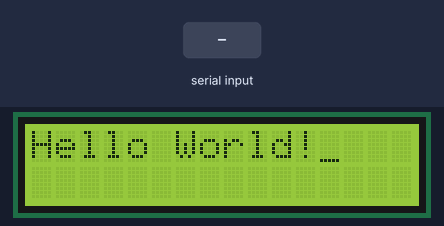
Recording of a sketch running on a simulated Arduino Uno, built with avr-gcc and run on an emulated ATmega328P. On the bench: 16×2 character LCD. The test bench sets the inputs (shaded band). What the sketch prints to the serial monitor is not drawn.

Above: at 1.2 s.
1.3 s: "1" received over Serial
At 3.1 s:
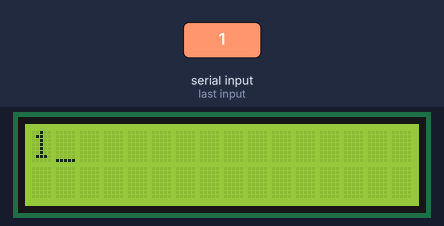
3.9 s: "0" received over Serial
At 6.2 s:
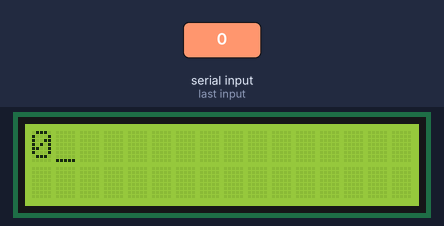
6.5 s: "2" received over Serial
At 8.3 s:
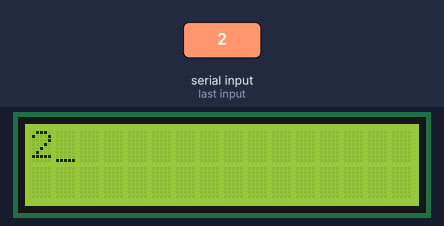
Timing chart, 0 to 9.8 s (numbered marks = the images above; inputs shaded):
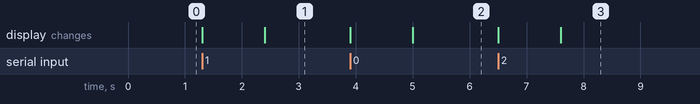

The sketch:

LCD.ino
```cpp
#include <LiquidCrystal.h>
LiquidCrystal lcd(12, 11, 5, 4, 3, 2);
int incomingByte, x, y;
String input = "";
void setup() {
lcd.begin(16, 2);
Serial.begin(9600);
lcd.print("Hello World!");
lcd.cursor();

}
void loop() {
   if (Serial.available()) {
  lcd.clear();
  delay(100);
  while (Serial.available() > 0) {
   input = Serial.readString();
   Serial.println(input.length());
    lcd.print(input);
    delay(400);

   }
   }
     if (input.length() > 15){
    input = input;
    Serial.println("ENTREI");
    for (int positionCounter = 0; positionCounter < input.length(); positionCounter++) {
   // scroll one position left:
   lcd.scrollDisplayLeft();
   // wait a bit:
    delay(100);
  }

   }

 // to move it offscreen left:
//  for (int positionCounter = 0; positionCounter < 13; positionCounter++) {
//    // scroll one position left:
//    lcd.scrollDisplayLeft();
//    // wait a bit:
//    delay(150);
//  }
//
//  // scroll 29 positions (string length + display length) to the right
//  // to move it offscreen right:
//  for (int positionCounter = 0; positionCounter < 29; positionCounter++) {
//    // scroll one position right:
//    lcd.scrollDisplayRight();
//    // wait a bit:
//    delay(150);
//  }
//
//  // scroll 16 positions (display length + string length) to the left
//  // to move it back to center:
//  for (int positionCounter = 0; positionCounter < 16; positionCounter++) {
//    // scroll one position left:
//    lcd.scrollDisplayLeft();
//    // wait a bit:
//    delay(150);
//  }
//
//  // delay at the end of the full loop:
//  delay(1000);

}
/*
  if (Serial.available() > 0) {

    x = x + 1;
    y = y + 1;
    if(x > 15){
     lcd.setCursor(0,2);
     x = 0;
    }
    if(y > 31){
     lcd.setCursor(0,0);
     y = 0;
     x = 0;
    }
  }
}
*/
```

Measured:
- after the input at 1.3 s, the display: first changes at once (image 1 shows a later state)
- after the input at 3.9 s, the display: first changes at once (image 2 shows a later state)
- after the input at 6.5 s, the display: first changes at once (image 3 shows a later state)
